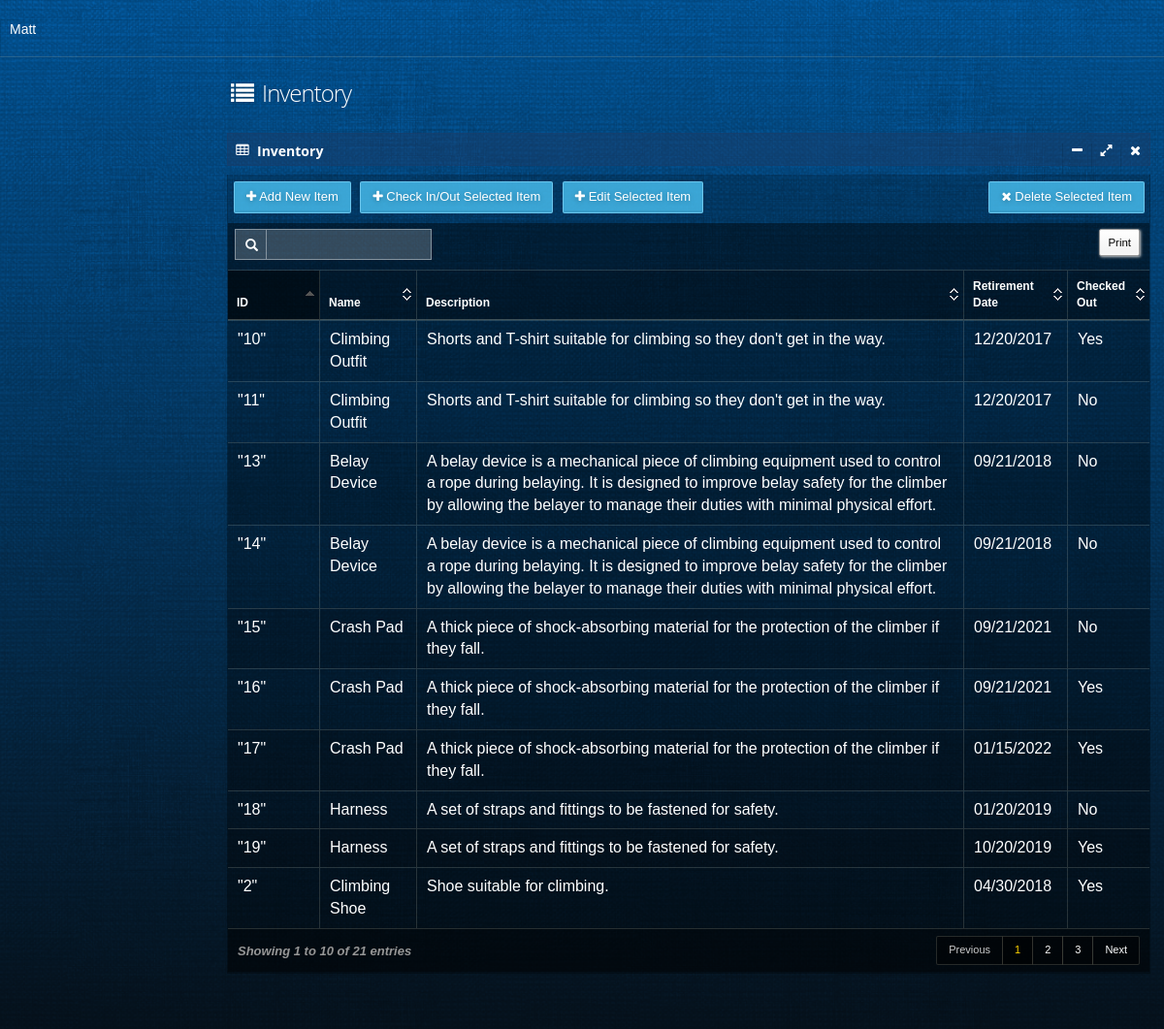
The page /inventory (signed in) on the database its author committed.
### tables this page shows
CREATE TABLE "Inventory" (
	`Id`	TEXT NOT NULL UNIQUE,
	`Name`	TEXT NOT NULL,
	`Description`	TEXT,
	`RetirementDate`	TEXT,
	`IsCheckOut`	REAL NOT NULL
);

### app.py (the view)
@app.route('/inventory')
def inventory():
    return inventoryModule.inventory()

### databaseFunctions.py (called while the page is built)
def getAllInventoryIds():
    with engine.connect() as connection:
        sqlText = text("SELECT Id FROM Inventory ORDER by Name, Id")
        result = engine.execute(sqlText)
        ids = []
        for row in result:
            ids.append(row[0])
        if not ids:
            return None
        else:
            return ids

def getAllInventoryNames():
    with engine.connect() as connection:
        sqlText = text("SELECT Name FROM Inventory ORDER by Name, Id")
        result = engine.execute(sqlText)
        names = []
        for row in result:
            names.append(row[0])
        if not names:
            return None
        else:
            return names

def getAllInventoryDescriptions():
    with engine.connect() as connection:
        sqlText = text("SELECT Description FROM Inventory ORDER by Name, Id")
        result = engine.execute(sqlText)
        descriptions = []
        for row in result:
            descriptions.append(row[0])
        if not descriptions:
            return None
        else:
            return descriptions

def getAllInventoryRetirementDates():
    with engine.connect() as connection:
        sqlText = text("SELECT RetirementDate FROM Inventory ORDER by Name, Id")
        result = engine.execute(sqlText)
        retirementDates = []
        for row in result:
            retirementDates.append(row[0])
        if not retirementDates:
            return None
        else:
            return retirementDates

def getAllInventoryCheckOutStatuses():
    with engine.connect() as connection:
        sqlText = text("SELECT IsCheckOut FROM Inventory ORDER by Name, Id")
        result = engine.execute(sqlText)
        checkOutStatuses = []
        for row in result:
            checkOutStatuses.append(row[0])
        if not checkOutStatuses:
            return None
        else:
            return checkOutStatuses

### templates/inventory.html (shortened to what this page needs)
﻿{% extends "layout.html" %}
{% block body %}
<div id="main" role="main">
    <div id="content">
        <div class="row">
            <div class="col-xs-12 col-sm-7 col-md-7 col-lg-4">
                <h1 class="page-title txt-color-blueDark">
                    <i class="fa-fw fa fa-list"></i>
                    Inventory
                </h1>
            </div>
        </div>
        <section id="widget-grid" class="">
            <div class="row">
                <article class="col-xs-12 col-sm-12 col-md-12 col-lg-12">
                    <div class="jarviswidget jarviswidget-color-blueDark" id="wid-id-1" data-widget-editbutton="false" data-widget-colorbutton="false">
                        <header style="padding-top:10px">
                            <span class="widget-icon"> <i class="fa fa-table"></i> </span>
                            <h2 style="line-height:15px"><strong>Inventory</strong></h2>
                        </header>
                        <div>
                            <div class="widget-body no-padding">
                                <div style="padding-bottom:10px; padding-right: 5px; padding-top: 7px;">
                                    <button class="btn btn-primary" style="margin-left:6px;" data-toggle="modal" data-target="#myModal">
                                        <i class="fa fa-plus"></i> <span class="hidden-mobile">Add New Item</span>
                                    </button>
                                    <button class="btn btn-primary" id="checkOutInventoryItem" style="margin-left:6px;">
                                        <i class="fa fa-plus"></i> <span class="hidden-mobile">Check In/Out Selected Item</span>
                                    </button>
                                    <button class="btn btn-primary" id="editInventoryItem" style="margin-left:6px;" data-toggle="modal" data-target="#editModal">
                                        <i class="fa fa-plus"></i> <span class="hidden-mobile">Edit Selected Item</span>
                                    </button>
                                    <button class="btn btn-primary" style="margin-left:6px; float:right" id="deleteButton">
                                        <i class="fa fa-times"></i> <span class="hidden-mobile">Delete Selected Item</span>
                                    </button>
                                </div>
                                <table id="datatable" class="table table-striped table-bordered table-hover">
                                    <thead>
                                        <tr>
                                            <th data-hide="phone">ID</th>
                                            <th data-class="expand">Name</th>
                                            <th data-hide="phone">Description</th>
                                            <th data-hide="phone,tablet">Retirement Date</th>
                                            <th data-hide="phone,tablet">Checked Out</th>
                                        </tr>
                                    </thead>
                                    <tbody>
                                        {% for row in inventoryTable %}
                                        <tr id="tr">
                                            <td>{{ row['id']|tojson|safe }}</td>
                                            <td>{{ row['name'] }}</td>
                                            <td>{{ row['description'] }}</td>
                                            <td>{{ row['retirementDate'] }}</td>
                                            {% if row['checkOutStatus'] == 'False' %}
                                            <td>No</td>
                                            {% else %}
                                            <td>Yes</td>
                                            {% endif %}
                                        </tr>
                                        {% endfor %}
                                    </tbody>
                                </table>
                            </div>
                        </div>
                    </div>
                </article>
            </div>
        </section>
    </div>
</div>
    {% endblock %}

### templates/layout.html (shortened to what this page needs)
<link rel="stylesheet" type="text/css" media="screen" href="static/css/bootstrap.min.css">
<link rel="stylesheet" type="text/css" media="screen" href="static/css/font-awesome.min.css">
<link rel="stylesheet" type="text/css" media="screen" href="static/css/smartadmin-production-plugins.min.css">
<link rel="stylesheet" type="text/css" media="screen" href="static/css/smartadmin-production.min.css">
<link rel="stylesheet" type="text/css" media="screen" href="static/css/smartadmin-skins.min.css">
<link rel="stylesheet" type="text/css" media="screen" href="static/css/smartadmin-rtl.min.css">
<link rel="stylesheet" type="text/css" media="screen" href="static/css/styles.css">
<link rel="stylesheet" href="static/css/signature-pad.css">
<!DOCTYPE html>
<html lang="en-us">
<head>
</head>
<body class="smart-style-5">
    {% if session['isLoggedIn'] %}
    <div class="login-info" style="font-size:14px">
        <span>
            <span>
                {{ session['currentUserFirstName'] }} <br />
            </span>
        </span>
    </div>
    {% endif %}
    {% block body %}{% endblock %}
</body>
</html>

### static/css/styles.css (style rules this page uses)
body { width:100%; height:100% }

### static/css/signature-pad.css (style rules this page uses)
body { font-family: Helvetica, Sans-Serif; -moz-user-select: none; -webkit-user-select: none; -ms-user-select: none; }

### rows shown on the page
Inventory: id|tojson "\"13\"", name "Belay Device", description "A belay device is a mechanical piece of climbing equipment used to control a rope during belaying. It is designed to improve belay safety for the climber by allowing the belayer to manage their duties with minimal physical effort.", retirementDate "09/21/2018"
Inventory: id|tojson "\"14\"", name "Belay Device", description "A belay device is a mechanical piece of climbing equipment used to control a rope during belaying. It is designed to improve belay safety for the climber by allowing the belayer to manage their duties with minimal physical effort.", retirementDate "09/21/2018"
Inventory: id|tojson "\"10\"", name "Climbing Outfit", description "Shorts and T-shirt suitable for climbing so they don't get in the way.", retirementDate "12/20/2017"
Inventory: id|tojson "\"11\"", name "Climbing Outfit", description "Shorts and T-shirt suitable for climbing so they don't get in the way.", retirementDate "12/20/2017"
Inventory: name "Climbing Shoe", description "Shoe suitable for climbing.", retirementDate "04/30/2018"
Inventory: id|tojson "\"15\"", name "Crash Pad", description "A thick piece of shock-absorbing material for the protection of the climber if they fall.", retirementDate "09/21/2021"
Inventory: id|tojson "\"16\"", name "Crash Pad", description "A thick piece of shock-absorbing material for the protection of the climber if they fall.", retirementDate "09/21/2021"
Inventory: id|tojson "\"17\"", name "Crash Pad", description "A thick piece of shock-absorbing material for the protection of the climber if they fall.", retirementDate "01/15/2022"
Inventory: id|tojson "\"18\"", name "Harness", description "A set of straps and fittings to be fastened for safety.", retirementDate "01/20/2019"
Inventory: id|tojson "\"19\"", name "Harness", description "A set of straps and fittings to be fastened for safety.", retirementDate "10/20/2019"

### other values the page prints
{{ session['currentUserFirstName'] }} "Matt"
{{ row['id']|tojson|safe }} "\"2\""
